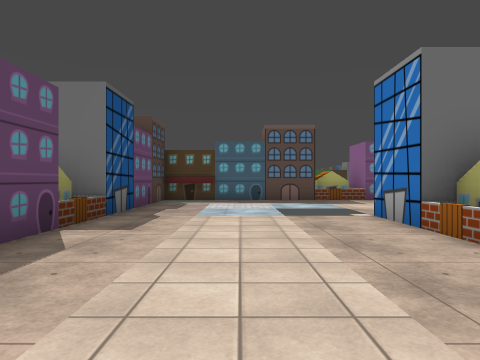
[1] (above)

24 first-person views from a walk through a scene from a Unity 3-D project. The camera is 1.2 m above the floor, looks level and sees 70° across. The floor is counted in squares, 2 m on a side. Each view is taken from the middle of a square. On the plan, view 1 faces up. The plan holds only what a view shows up to about 10 squares ahead; the rest is blank. The place goes on beyond the plan. The player character is not drawn. Some surface patterns are stand-ins.

[2]
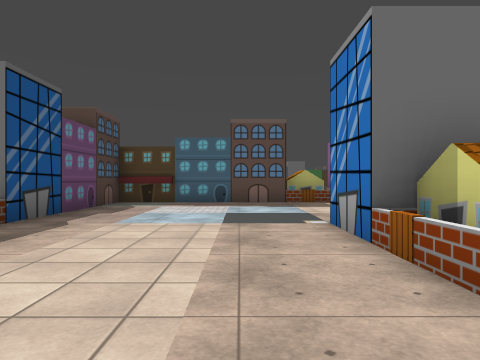

[3]
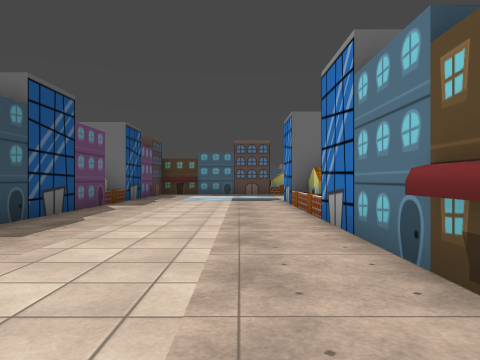

[4]
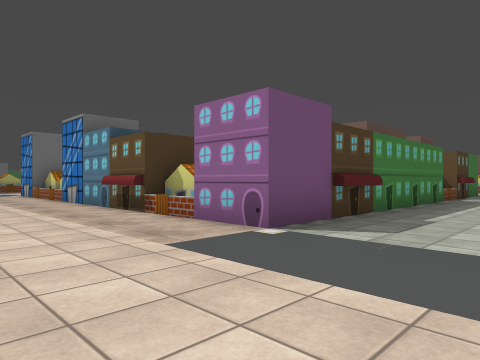

[5]
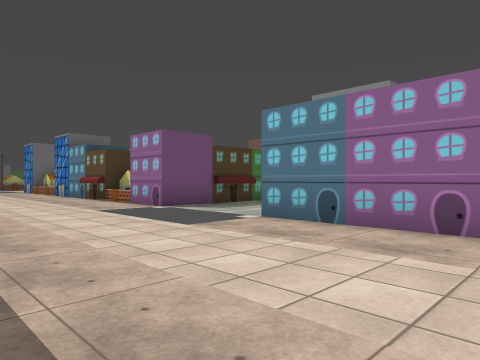

[6]
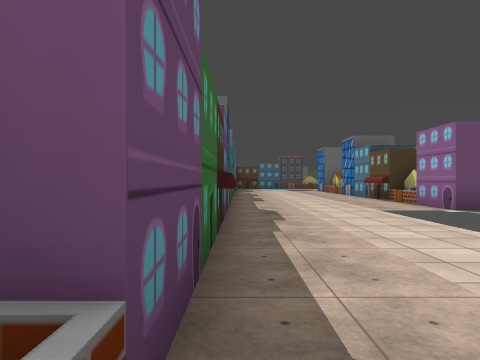

[7]
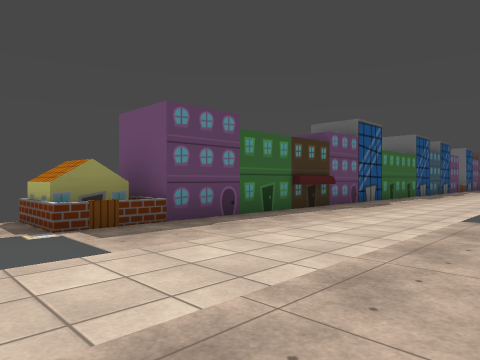

[8]
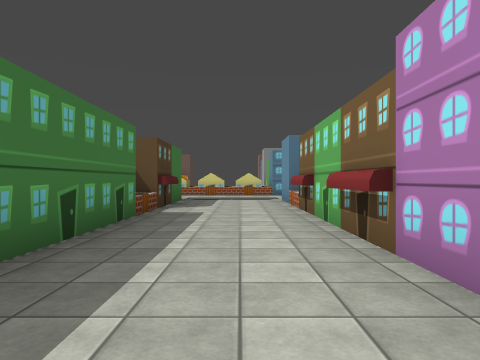

[9]
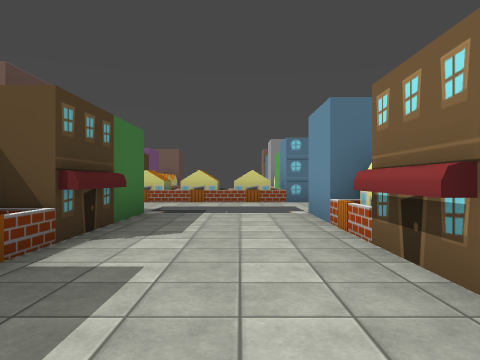

[10]
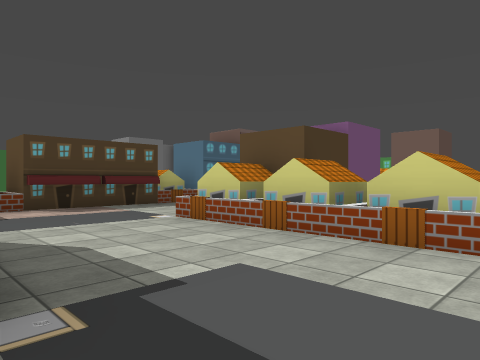

[11]
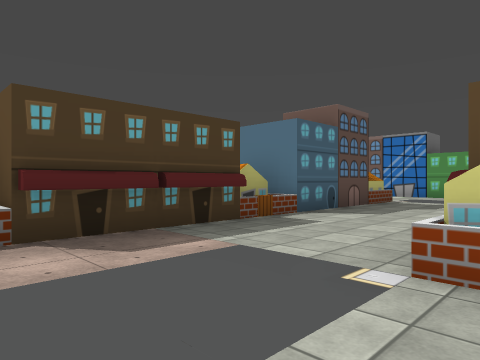

[12]
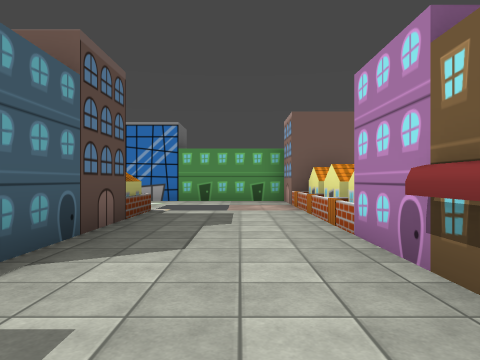

[13]
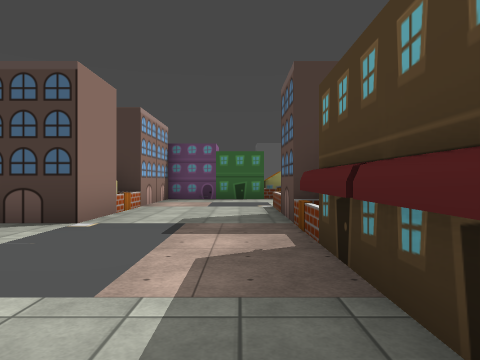

[14]
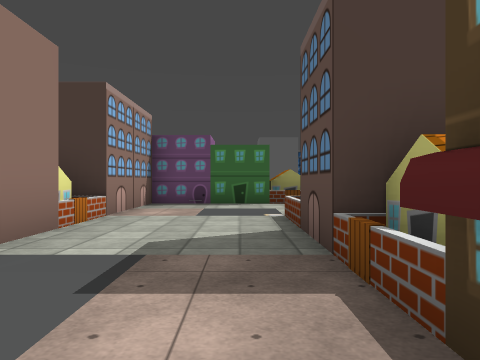

[15]
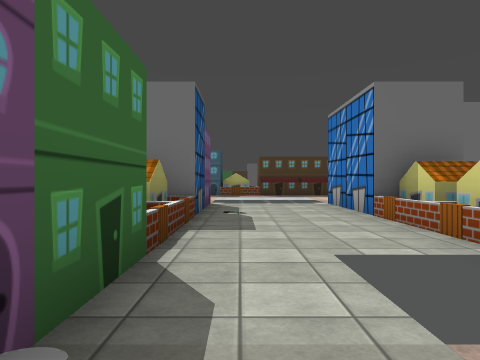

[16]
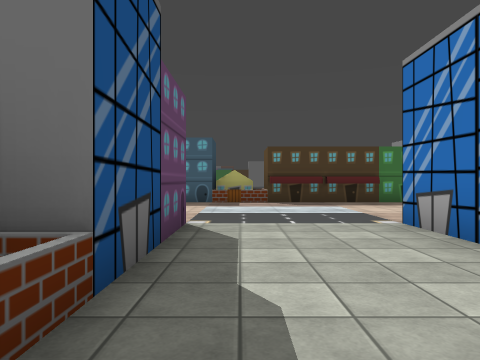

[17]
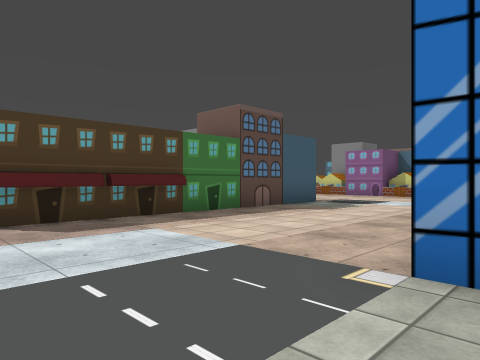

[18]
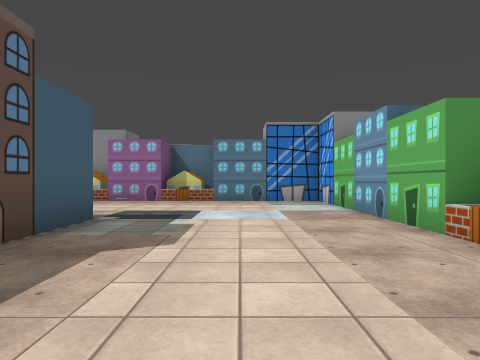

[19]
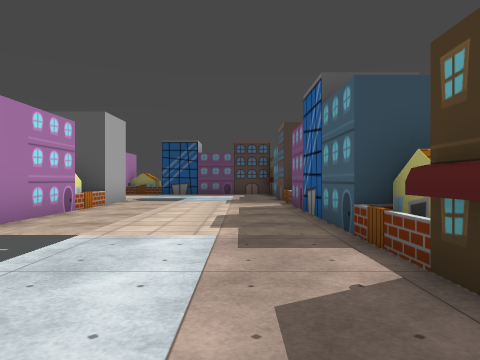

[20]
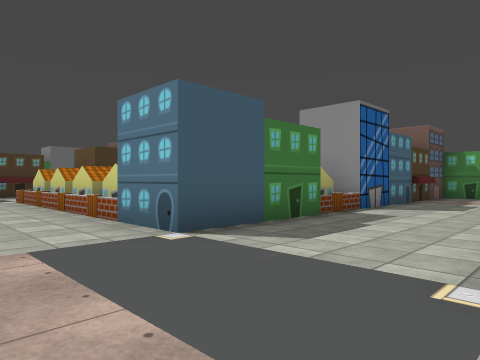

[21]
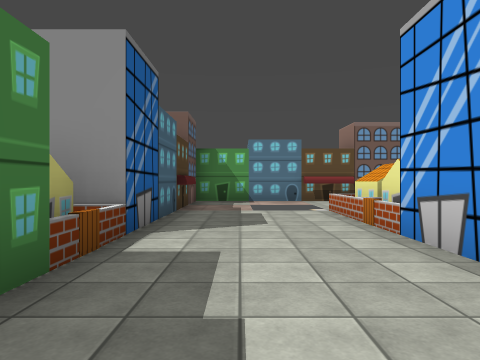

[22]
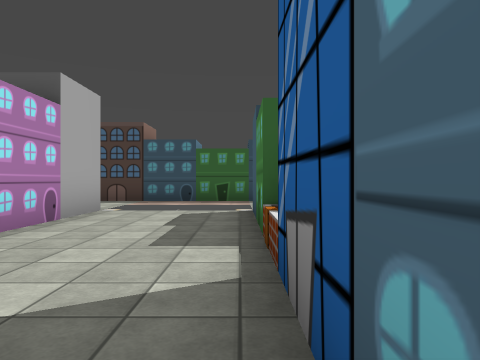

[23]
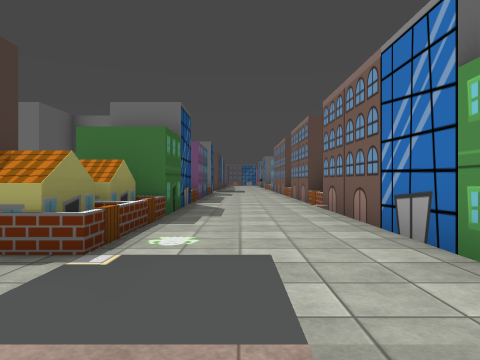

[24]
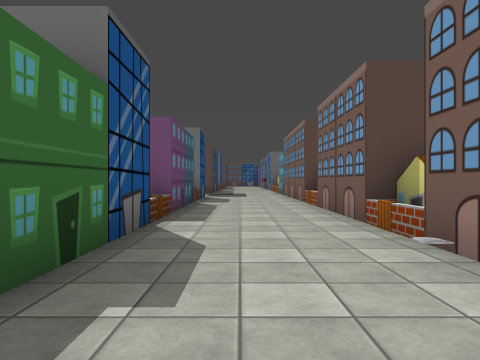

### Floor plan
Points are (right, up) in squares from view 1. A wall is a line through its corners. A room is listed if a view was taken in it or the views show most of it. See-through windows are left out.
Room 1 (views 1, 2, 3, 4, 5, 6, 7, 8, 9, 10, 11, 12, 14, 15, 16, 17, 18, 19, 20, 21, 22)
walls: (11.2, -3.1) (11.2, -4.1); (7.9, 0.6) (7.9, -0.2); (11.6, -3.6) (12.1, -3.6); (11.3, 0.1) (11.3, 5.8); (11.6, 0.8) (11.6, 1.2); (11.6, 1.6) (11.6, 2.7) (11.2, 2.7); (7.9, 2.4) (7.9, 1.2); (5.2, -6.4) (3.8, -6.4); (12.8, -6.4) (11.3, -6.4); (3, -3.3) (2.1, -3.3) (2.1, -1.8); (15.1, 0.1) (14.3, 0.1); (14.2, -6.3) (2.3, -6.3) (2.3, 5.7) (7.4, 5.7); (2.6, -4.2) (2.6, -3.2); (9.8, -9.1) (11.2, -9.1); (6.8, -9.1) (8.2, -9.1); (8.3, 5.8) (8.3, -3.2) (14.3, -3.2) (14.3, -4.4); (5.8, -9.3) (14.2, -9.3); (2.6, 3.1) (2.6, 4.2); (12.2, -9.6) (12.7, -9.6) (12.7, -9.2); (3, 4.2) (2.2, 4.2); (17.6, -4.4) (17.6, -3.2); (3.7, 5.8) (3.7, 5); (17.6, -5.9) (17.6, -4.8); (18.6, -0.3) (11.2, -0.3); (15.1, 5.7) (21.8, 5.7) (21.8, 11.5); (18.8, -0.4) (15.8, -0.4); (18.8, -4.4) (18.8, -3.9); (14.3, -10.6) (14.3, -15); (17.6, -7.4) (17.6, -6.2); (17.2, -9.3) (18, -9.3); (17.6, -8.9) (17.6, -7.8); (-2.2, -3.2) (-2.2, -13.7) (-3.8, -13.7); (2.3, -12.2) (2.3, -9.2); (-2.1, -7.8) (-2.1, -9.2); (9.4, 10.6) (8.2, 10.6); (12.8, 10.1) (9.8, 10.1); (8.3, 11) (8.3, 10.3); (-2.1, 5.7) (-3.1, 5.7); (-2.6, 5.4) (-2.6, 4.9); (3.4, 10.6) (2.2, 10.6); (17.2, -13.7) (24.8, -13.7); (17.2, 10.2) (-2.2, 10.2); (21.4, -10.4) (20.9, -10.4); (-2.2, -12.2) (-3.8, -12.2); (21.8, -10.7) (21.8, -9.9); (-0.8, 10.1) (-2.2, 10.1) (-2.2, 0.6); (-2.6, -12.6) (-2.6, -13.8); (22.5, -14.1) (24.4, -14.1); (26.1, -10.8) (17.3, -10.8) (17.3, -3.2); (26.1, -10.9) (24.8, -10.9); (27.6, -15.2) (27.6, -13.8); (27.8, -15.5) (27.8, -10.8) (26.2, -10.8)
ways out: opening at (19, -1.5) to room 2
Room 2 (views 13, 23, 24)
walls: (24.9, 2.7) (24.1, 2.7); (24.4, 2.4) (24.4, 1.3); (24.4, 0.9) (24.4, -0.2); (28.1, 4.9) (28.1, 5.7); (24.9, 7.2) (24.2, 7.2); (19.9, 0.1) (19, 0.1); (25.1, -3.6) (26.3, -3.6) (26.3, -3.3); (23.6, -3.6) (24.8, -3.6); (19.8, -3.2) (27.8, -3.2) (27.8, 11); (19.5, -3.1) (20.2, -3.1); (24.8, 10.3) (24.8, -0.3) (18.6, -0.3)
ways out: opening at (19, -1.5) to room 1

Positions as (right, up) in squares from view 1, and headings:
1: (0, 0), facing up
2: (1, 1), facing up
3: (1, -4), facing up
4: (-1, -9), facing up-right
5: (-2, -13), facing up-right
6: (-2, -13), facing up
7: (2, -15), facing up-left
8: (4, -8), facing right
9: (8, -8), facing right
10: (14, -8), facing up-right
11: (15, -4), facing up-right
12: (18, -2), facing right
13: (19, -1), facing left
14: (17, -1), facing left
15: (9, -3), facing up
16: (9, 1), facing up
17: (9, 5), facing up-right
18: (12, 8), facing right
19: (12, 9), facing left
20: (15, -14), facing up-right
21: (18, -12), facing right
22: (24, -11), facing left
23: (26, -3), facing up
24: (26, 1), facing up
